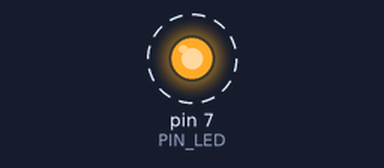
A sketch run on a simulated Arduino Uno, built with avr-gcc and run on an emulated ATmega328P. Parts: output pins drawn as LEDs (lit = HIGH). Dashed ring = blinking. At 2.1 s the program stops and its outputs stay as they are.

Above: at 1.05 s.
Timing chart, 0 to 3.6 s (numbered marks = the images above):
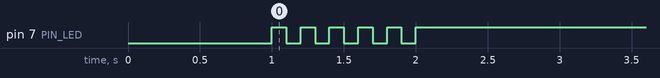

Measured:
- by itself, pin 7 (PIN_LED): alternates HIGH for 0.10 s and LOW for 0.10 s, 11 changes in all, then stays HIGH

The sketch:

05_practice_2.ino
```cpp
#define PIN_LED 7
unsigned int toggle=1;

void setup() {
  pinMode(PIN_LED, OUTPUT);
  digitalWrite(PIN_LED, 0);
  delay(1000);
}

void loop() {
  for (int i=0; i<11; i++){
    digitalWrite(PIN_LED,toggle);
    delay(100);
    toggle = (toggle+1)%2;
  }
  while(1){
    digitalWrite(PIN_LED, 1);
  }
}
```
